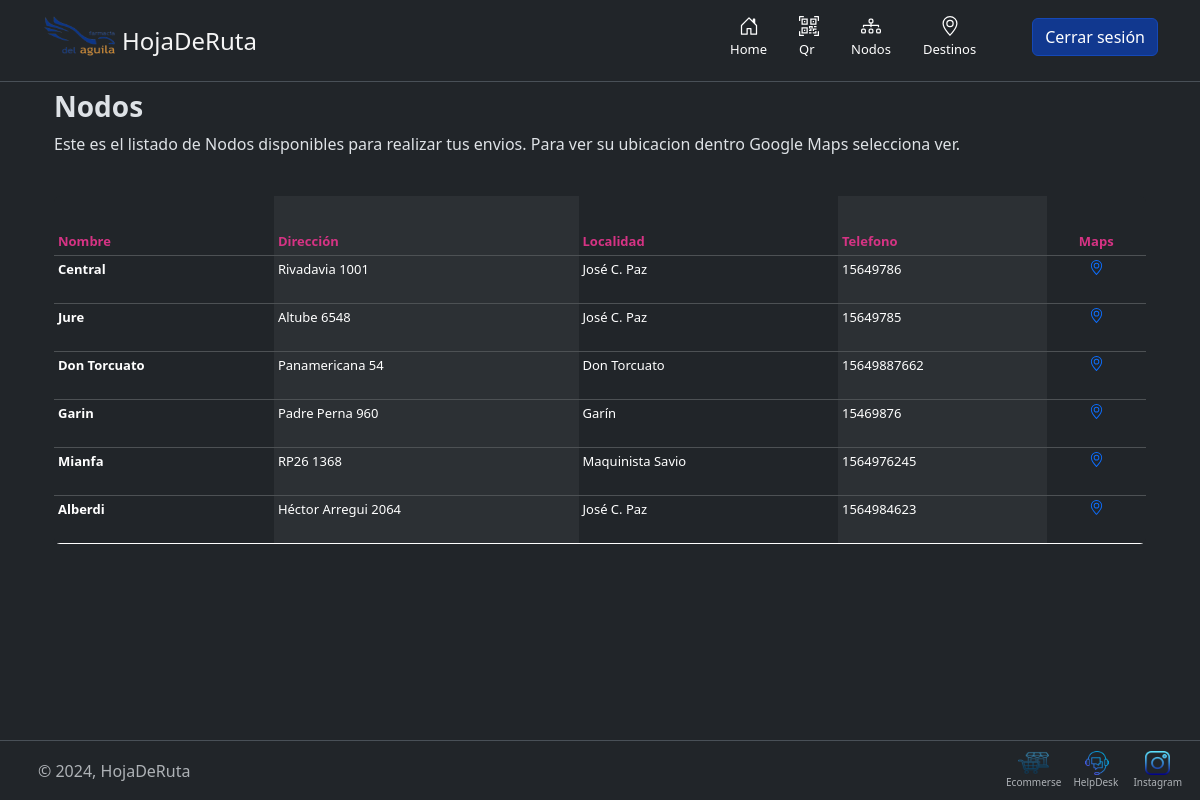
Screenshot of /nodos/nodos/ (signed in) with the database file from the repository.
### nodos/models.py (models this page shows, shortened)
class Nodo(models.Model):
    nombre  = models.CharField(max_length=30)
    calle = models.CharField(max_length=30)
    numero = models.IntegerField(null= False)
    localidad = models.CharField(max_length=30)
    NumTelefonoRegex = RegexValidator(regex=r"^\+?1?\d{8,15}$")
    telefono = models.CharField(validators=[NumTelefonoRegex], max_length=16, unique=True)
    maps = models.TextField(max_length=1000, blank=True, null=True)
    estado = models.ForeignKey(Estado, on_delete= models.SET_NULL, null= True)
    def ver_maps(self):
        return format_html ('<iframe class="responsive-iframe" src="{}" allowfullscreen="" loading="lazy" referrerpolicy="no-referrer-when-downgrade"></iframe>', self.maps)

### link/models.py (models this page shows, shortened)
class Links(models.Model):
    nombre = models.CharField(max_length=100, null= False)
    url = models.URLField(max_length= 100, null= False)
    icono = models.ImageField(upload_to="iconos/%Y/%m/%d", blank=True, null=True)
    estado = models.ForeignKey(Estado, on_delete= models.SET_NULL, null= True)

### nodos/views.py (the view)
# urls.py: path('nodos/', nodos_destinos.ver_nodos, name= 'ver_nodos'),
    def ver_nodos(self, request):
        if request.user.is_authenticated:
            self.obtener_nodos_destinos(self.nodos)
            self.params['pagina']= 'Nodos'
            self.params['crear_nodo']= ''
        return render(request, 'nodos/nodos.html', self.params )

### farmacia/models.py (called while the page is built)
    def obtener_nodos_destinos(self, nodo):
        self.params['nodos'] = nodo.filter( estado = self.activo)

### templates/nodos/nodos.html (shortened to what this page needs)
{% extends "layout.html" %}
{% load static %}
{% block content %}
{% if user.is_authenticated %}
    <div class="container">
        <div class="row">
            <div class="row">
                <h3>
                    <b>{{ pagina }}</b>
                </h3>
            </div>
            <div class="row">
                <p>Este es el listado de {{ pagina }} disponibles para realizar tus envios.
                    Para ver su ubicacion dentro Google Maps selecciona ver.</p>
            </div>
        </div>
        <br>
        <div class="row">
            {% include "nodos/tabla_nodo_destino.html" %}
        </div>
    </div>
{% else %}
    {% include 'titulo.html' %}
    {% include "login-register.html" %}
{% endif %}
{% endblock %}

### templates/nodos/tabla_nodo_destino.html (shortened to what this page needs)
<div class="table-responsive">
    <table class="table table-striped-columns table-sm table-dark">
        <thead>
            <tr>
                <th style="color: #d63384;font-size: small" scope="col">Nombre</th>
                <th style="color: #d63384;font-size: small" scope="col">Dirección</th>
                <th style="color: #d63384;font-size: small" scope="col">Localidad</th>
                <th style="color: #d63384;font-size: small" scope="col">Telefono</th>
                <th style="color: #d63384;font-size: small; text-align: center;" scope="col">Maps</th>
            </tr>
        </thead>
        <tbody>
            {% for nodo in nodos %}
               <tr>
                    <th>{{ nodo.nombre }}</th>
                    <td>{{ nodo.calle }} {{ nodo.numero }}</td>
                    <td>{{ nodo.localidad }}</td>
                    <td>{{ nodo.telefono }}</td>
                    <td scope="row">
                        <a href="#" class="btn-primary" role="button" data-bs-toggle="modal" data-bs-target="#ventanaModal" data-info='{{ nodo.ver_maps }}' style="font-size: small;">
                        </a>
                    </td>
                </tr>
                {% empty %}
                    <p>No existen nodos</p>
            {% endfor %}
        </tbody>
    </table>
</div>

### templates/footer.html
<footer class="d-flex flex-wrap justify-content-between align-items-center border-top bg-dark" data-bs-theme="dark">
	  <div class="col-md-4 d-flex align-items-center">
		<a href="/" class="mb-3 me-2 mb-md-0 text-body-secondary text-decoration-none lh-1">
		  <svg class="bi" width="30" height="24"><use xlink:href="#bootstrap"></use></svg>
		</a>
		<span class="mb-3 mb-md-0 text-body-secondary">© 2024, HojaDeRuta</span>
	  </div>
	  <ul class="nav col-md-4 justify-content-end list-unstyled d-flex" style="padding-right:20px;">
		{% if user.is_authenticated %}
		{% for link in links %}
		<li class="ms-3" style="padding: 10px;">
			<a class="text-body-secondary" href="{{ link.url }}">
				<div class="row">
					<img src="/media/{{ link.icono }}" width="24" height="24">
				</div>
				<div class="row">
					{{ link.nombre }}
				</div>
			</a>
		</li>
		{% endfor %}
		{% endif %}
	</ul>
</footer>

### rows the page displays
Nodo: nombre "Central", calle "Rivadavia", numero "1001", localidad "José C. Paz", telefono "15649786"
Nodo: nombre "Jure", calle "Altube", numero "6548", localidad "José C. Paz", telefono "15649785"
Nodo: nombre "Don Torcuato", calle "Panamericana", numero "54", localidad "Don Torcuato", telefono "15649887662"
Nodo: nombre "Garin", calle "Padre Perna", numero "960", localidad "Garín", telefono "15469876"
Nodo: nombre "Mianfa", calle "RP26", numero "1368", localidad "Maquinista Savio", telefono "1564976245"
Nodo: nombre "Alberdi", calle "Héctor Arregui", numero "2064", localidad "José C. Paz", telefono "1564984623"
Links: icono (picture), nombre "Ecommerse"
Links: icono (picture), nombre "HelpDesk"
Links: icono (picture), nombre "Instagram"

### other values shown
{{ pagina }} "Nodos"
